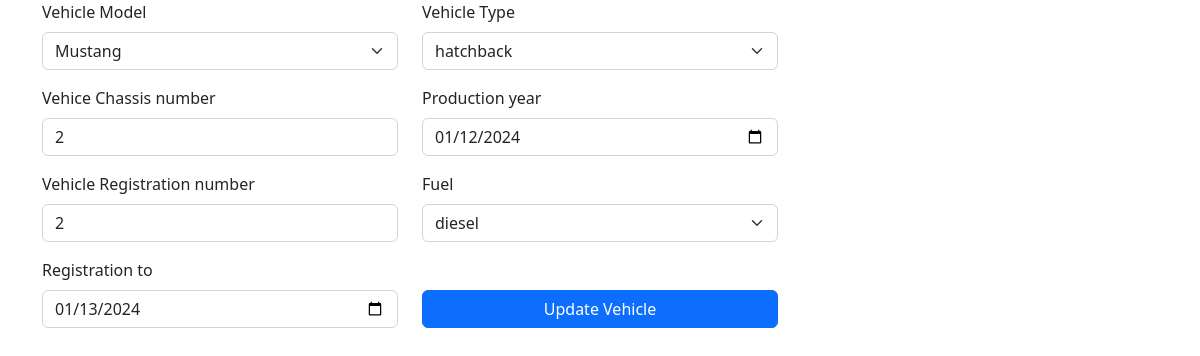
The page /edit_vehicle.php?id=28 on the database its author committed.
### tables this page shows
CREATE TABLE `registrations` (
  `id` int(11) NOT NULL,
  `model` int(11) DEFAULT 0,
  `type` int(11) NOT NULL,
  `chassis_number` text NOT NULL,
  `production_year` date NOT NULL,
  `registration_number` text NOT NULL,
  `fuel_type` int(11) NOT NULL,
  `registration_to` date NOT NULL
);

CREATE TABLE `vehicle_models` (
  `id` int(11) NOT NULL,
  `vehicle_model` varchar(255) NOT NULL
);

CREATE TABLE `vehicle_types` (
  `id` int(11) NOT NULL,
  `vehicle_type` varchar(255) NOT NULL
);

CREATE TABLE `fuel_types` (
  `id` int(11) NOT NULL,
  `fuel_type` varchar(255) NOT NULL
);

### Classes/Vehicle-model.php (called while the page is built, shortened)
<?php
require_once 'Database.php';
class Vehicle_model extends Database
{
    public static function getVehicleModels($dbObj)
    {
        $sql = "SELECT * FROM vehicle_models";
        $stmt = $dbObj->prepare($sql);
        $stmt->execute();
        $vehicle_models = $stmt->fetchAll(PDO::FETCH_ASSOC);
        return $vehicle_models;
    }
}

### Classes/Vehicle.php (called while the page is built, shortened)
<?php
require_once 'Database.php';
class Vehicle extends Database
{
    public function getVehicleWithId($id)
    {
        $dbObj = $this->getDbObj();
        $sql = "SELECT reg.id, vehicle_models.vehicle_model as model, vehicle_types.vehicle_type as type, reg.chassis_number,
         reg.production_year, reg.registration_number, fuel_types.fuel_type, reg.registration_to FROM
         registrations as reg
         LEFT JOIN vehicle_models on reg.model = vehicle_models.id
         JOIN vehicle_types on reg.type = vehicle_types.id
         JOIN fuel_types on reg.fuel_type = fuel_types.id
         WHERE reg.id = :id";
        $stmt = $dbObj->prepare($sql);
        $stmt->bindParam(':id', $id, PDO::PARAM_INT);
        $stmt->execute();
        $vehicle = $stmt->fetch(PDO::FETCH_ASSOC);
        return $vehicle;
    }
}

### Classes/Database.php (called while the page is built, shortened)
<?php
class Database
{
    private $dbObj;
    public function __construct()
    {
        try {
            $this->dbObj = new PDO("mysql: host=localhost;dbname=challenge-17-db", "root", "");
        } catch (\PDOException $error) {
            echo "Can't connect with db";
            die();
        }
    }
    public function getDbObj()
    {
        return $this->dbObj;
    }
    public function getFuelTypes()
    {
        $dbObj = $this->getDbObj();
        $sql = "SELECT * FROM fuel_types";
        $stmt = $dbObj->prepare($sql);
        $stmt->execute();
        $fuelTypes = $stmt->fetchAll(PDO::FETCH_ASSOC);
        return $fuelTypes;
    }
    public function getVehicleTypes()
    {
        $dbObj = $this->getDbObj();
        $sql = "SELECT * FROM vehicle_types";
        $stmt = $dbObj->prepare($sql);
        $stmt->execute();
        $vehicleTypes = $stmt->fetchAll(PDO::FETCH_ASSOC);
        return $vehicleTypes;
    }
}

### edit_vehicle.php (the view, shortened to what this page needs)
<?php
require_once './autoload.php';
require_once './Classes/Vehicle-model.php';
$vehicleTypes = $dbObj->getVehicleTypes();
$fuelTypes = $dbObj->getFuelTypes();
$vehicleModels = Vehicle_model::getVehicleModels($dbConn);
$vehicleId = $_GET['id'];
$vehicle = $vehicleObj->getVehicleWithId($vehicleId);
?>
<!DOCTYPE html>
<html>
<head>
    <link rel="stylesheet" href="https://cdn.jsdelivr.net/npm/bootstrap@5.2.3/dist/css/bootstrap.min.css">
    <link rel="stylesheet" href="https://cdn.jsdelivr.net/npm/bootstrap-icons@1.10.4/font/bootstrap-icons.css">
</head>
<body>
    <div class="container">
        <div class="row">
            <div class="col-8">
                <form action="update-vehicle.php" method="POST">
                    <div class="row">
                        <div class="col-6">
                            <div class="mb-3">
                                <label for="model" class="form-label">Vehicle Model</label>
                                <select id="model" class="form-select" name='model' ?>">
                                    <?php for ($i = 0; $i < count($vehicleModels); $i++) : ?>
                                        <?php if ($vehicleModels[$i]['vehicle_model'] == $vehicle['model']) {
                                            $currentModelId = $vehicleModels[$i]['id'];
                                            continue;
                                        } ?>
                                    <?php endfor; ?>
                                    <option selected value="<?= $currentModelId  ?>"><?= $vehicle['model'] ?></option>
                                </select>
                            </div>
                            <div class="mb-3">
                                <label for="chassisNumber" class="form-label">Vehice Chassis number</label>
                                <input value="<?= $vehicle['chassis_number'] ?>" name="chassis_number" type="text" class="form-control" id="chassisNumber">
                            </div>
                            <div class="mb-3">
                                <label for="registratinNumber" class="form-label">Vehicle Registration number</label>
                                <input value="<?= $vehicle['registration_number'] ?>" name="registration_number" type="text" class="form-control" id="registratinNumber">
                            </div>
                            <div class="mb-3">
                                <label for="registrationDate" class="form-label">Registration to</label>
                                <input value="<?= $vehicle['registration_to'] ?>" name="registration_to" type="date" class="form-control" id="registrationDate">
                            </div>
                        </div>
                        <div class="col-6">
                            <div class="mb-3">
                                <label for="type" class="form-label">Vehicle Type</label>
                                <select id="type" class="form-select" name='type' ?>">
                                    <?php for ($i = 0; $i < count($vehicleTypes); $i++) : ?>
                                        <?php if ($vehicleTypes[$i]['vehicle_type'] == $vehicle['type']) {
                                            $currentTypelId = $vehicleTypes[$i]['id'];
                                            continue;
                                        } ?>
                                    <?php endfor; ?>
                                    <option selected value="<?= $currentTypelId  ?>"><?= $vehicle['type'] ?></option>
                                </select>
                            </div>
                            <div class="mb-3">
                                <label for="productionYear" class="form-label">Production year</label>
                                <input value="<?= $vehicle['production_year'] ?>" name="production_year" type="date" class="form-control" id="productionYear">
                            </div>
                            <div class="mb-3">
                                <label for="fuel_type" class="form-label">Fuel</label>
                                <select id="fuel_type" class="form-select" name='fuel_type' ?>">
                                    <?php for ($i = 0; $i < count($fuelTypes); $i++) : ?>
                                        <?php if ($fuelTypes[$i]['fuel_type'] == $vehicle['fuel_type']) {
                                            $currentFuelTypelId = $fuelTypes[$i]['id'];
                                            continue;
                                        } ?>
                                    <?php endfor; ?>
                                    <option selected value="<?= $currentFuelTypelId  ?>"><?= $vehicle['fuel_type'] ?></option>
                                </select>
                            </div>
                            <div class="mb-3">
                                <div class="mt-5">
                                    <button type="submit" class="btn btn-primary w-100">Update Vehicle</button>
                                </div>
                            </div>
                        </div>
                    </div>
                </form>
            </div>
        </div>
    </div>
</body>
</html>

### rows shown on the page
registrations: model "Mustang", chassis_number "2", registration_number "2", registration_to "01/13/2024", type "hatchback", production_year "01/12/2024", fuel_type "diesel"
